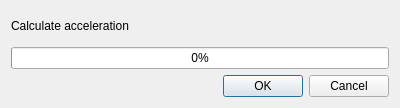
<?xml version="1.0" encoding="UTF-8"?>
<ui version="4.0">
 <class>DialogProcessAcceleration</class>
 <widget class="QDialog" name="DialogProcessAcceleration">
  <property name="windowModality">
   <enum>Qt::ApplicationModal</enum>
  </property>
  <property name="geometry">
   <rect>
    <x>0</x>
    <y>0</y>
    <width>400</width>
    <height>108</height>
   </rect>
  </property>
  <property name="windowTitle">
   <string>Dialog</string>
  </property>
  <layout class="QVBoxLayout" name="verticalLayout">
   <item>
    <widget class="QLabel" name="label">
     <property name="text">
      <string>Calculate acceleration</string>
     </property>
    </widget>
   </item>
   <item>
    <widget class="QProgressBar" name="progressBar">
     <property name="value">
      <number>0</number>
     </property>
    </widget>
   </item>
   <item>
    <widget class="QDialogButtonBox" name="buttonBox">
     <property name="orientation">
      <enum>Qt::Horizontal</enum>
     </property>
     <property name="standardButtons">
      <set>QDialogButtonBox::Cancel|QDialogButtonBox::Ok</set>
     </property>
    </widget>
   </item>
  </layout>
 </widget>
 <resources/>
 <connections/>
</ui>
